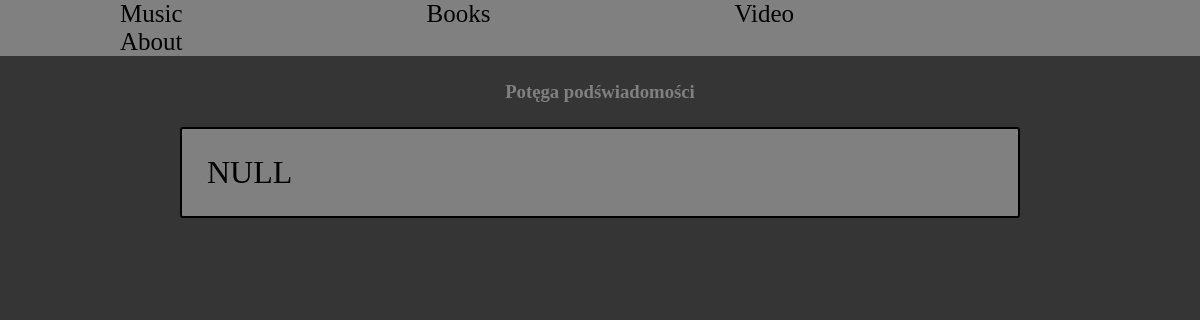
The page /books/Potęga podświadomości/ on the database as committed earlier.
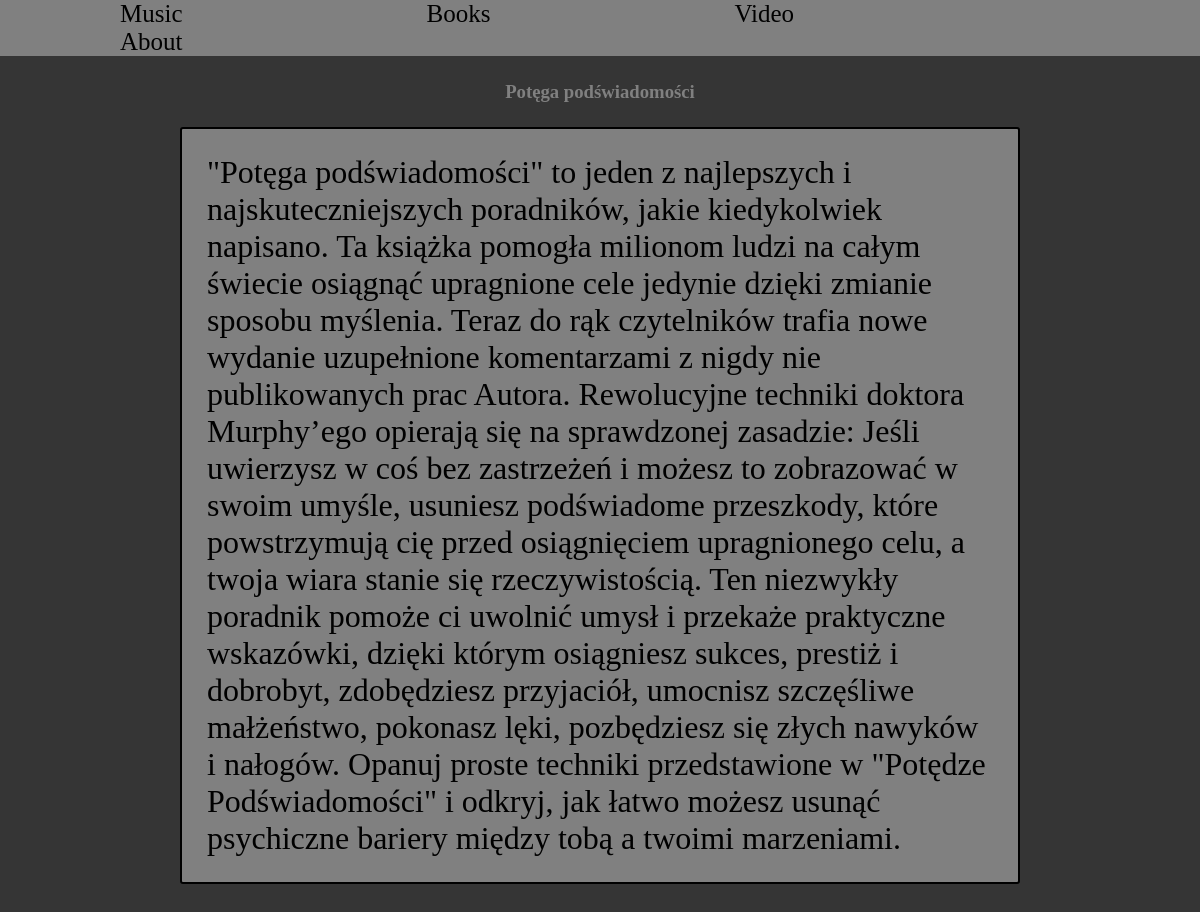
The same page on the database as committed later.
### books/models.py (models this page shows, shortened)
class Book(models.Model):
    title = models.CharField(max_length=150)
    author = models.CharField(max_length=150)
    desc = models.TextField()
    mark_read = models.BooleanField(default=False)

### books/views.py (the view)
# urls.py: path('<str:title>/', book_details)
def book_details(request, title):
    book = Book.objects.get(title=title)
    return render(request, 'book_details.html', {'book': book})

### templates/books/book_details.html
{% extends 'base.html' %}
{% load static%}
{% block static %}
    <link rel="stylesheet" href="{% static 'css/book_detail.css' %}">
{% endblock %}
{% block content %}
    <div id="desc">
        <h3>{{ book.title }}</h3>
        <p>{{ book.desc }}</p>
    </div>
{% endblock %}

Rows that differ between the two databases and show on the page:
changed Book "Potęga podświadomości": desc "NULL" → "\"Potęga podświadomości\" to jeden z najlepszych i najskuteczniejszych poradników, jakie kiedykolwiek napisano. Ta książka pomogła milionom ludzi na całym świecie osiągnąć upragnione cele jedynie dzięki zmianie sposobu myślenia. Teraz do rąk czytelników trafia nowe wydanie uzupełnione komentarzami z nigdy nie publikowanych prac Autora. Rewolucyjne techniki doktora Murphy’ego opierają się na sprawdzonej zasadzie: Jeśli uwierzysz w coś bez zastrzeżeń i możesz to zobrazować w swoim umyśle, usuniesz podświadome przeszkody, które powstrzymują cię przed osiągnięciem upragnionego celu, a twoja wiara stanie się rzeczywistością. Ten niezwykły poradnik pomoże ci uwolnić umysł i przekaże praktyczne…"
